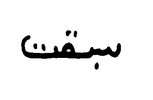
#> input picture UNHD-Dataset/Same-Binarized-Final/testing/1.png, 153 x 100 px, found by its file name; its folder holds 4 pictures in this run
$ python five_github.py
#> lines starting #> are read from the running program, lines starting #| are printed output that depends on the picture; pictures that were not available may be replaced by others from this repository, and a replacement may not be noted
from PIL import Image
import os
import cv2
import numpy as np
from random import randint

aa=0
w=0
x=0
y=0
z=0

while aa<5:
    v=randint(1, 10)
    w=randint(1, 10)
    x=randint(1, 10)
    y=randint(1, 10)
    z=randint(1, 10)
    print(str(z)+","+str(w)+","+str(x)+","+str(y)+","+str(z)+",")
    img1 = cv2.imread("private-data/UNHD-Dataset/Same-Binarized-Final/testing/"+str(x)+'.png')
#> img1 is the input picture: shape (100, 153, 3); min 0, max 255, mean 240.1
    img2 = cv2.imread("private-data/UNHD-Dataset/Same-Binarized-Final/testing/"+str(y)+'.png')
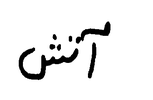
#> input picture UNHD-Dataset/Same-Binarized-Final/testing/5.png, 153 x 100 px, found by its file name
#> img2 is the input picture: shape (100, 153, 3); min 0, max 255, mean 238.1
    img3 = cv2.imread("private-data/UNHD-Dataset/Same-Binarized-Final/testing/"+str(z)+'.png')
    img4 = cv2.imread("private-data/UNHD-Dataset/Same-Binarized-Final/testing/"+str(w)+'.png')
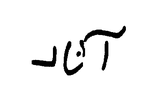
#> input picture UNHD-Dataset/Same-Binarized-Final/testing/10.png, 153 x 100 px, given in place of 7.png, which was not available
#> img4 is the input picture: shape (100, 153, 3); min 0, max 255, mean 242
    img5 = cv2.imread("private-data/UNHD-Dataset/Same-Binarized-Final/testing/"+str(v)+'.png')

    vis = np.concatenate((img1, img2,img3,img4,img5), axis=1)
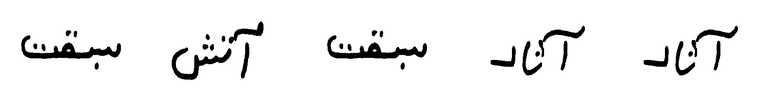
#> vis: shape (100, 765, 3); min 0, max 255, mean 240.4
    cv2.imwrite("private-data/UNHD-Dataset/Same-Binarized-Final/testing/"+"_"+str(x)+"_"+str(y)+"_"+str(z)+"_"+str(w)+"_"+str(v)+'.png', vis)
    with open("private-data/UNHD-Dataset/Same-Binarized-Final/testing/"+"_"+str(x)+"_"+str(y)+"_"+str(z)+"_"+str(w)+"_"+str(v)+'.gt.txt', 'w',encoding="utf-8") as f:
#> (the run stopped early here; a loop or call above may not have finished)
